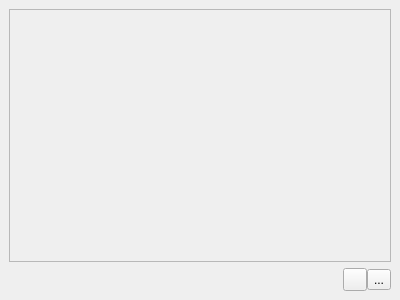
<?xml version="1.0" encoding="UTF-8"?>
<ui version="4.0">
 <class>TilesetDock</class>
 <widget class="QDockWidget" name="TilesetDock">
  <property name="geometry">
   <rect>
    <x>0</x>
    <y>0</y>
    <width>400</width>
    <height>300</height>
   </rect>
  </property>
  <property name="windowTitle">
   <string>DockWidget</string>
  </property>
  <widget class="QWidget" name="dockWidgetContents">
   <layout class="QVBoxLayout" name="verticalLayout">
    <item>
     <widget class="QScrollArea" name="scrollArea">
      <property name="widgetResizable">
       <bool>true</bool>
      </property>
      <widget class="QWidget" name="scrollAreaWidgetContents">
       <property name="geometry">
        <rect>
         <x>0</x>
         <y>0</y>
         <width>380</width>
         <height>225</height>
        </rect>
       </property>
      </widget>
     </widget>
    </item>
    <item>
     <widget class="QWidget" name="widget" native="true">
      <layout class="QHBoxLayout" name="horizontalLayout">
       <property name="spacing">
        <number>0</number>
       </property>
       <property name="leftMargin">
        <number>0</number>
       </property>
       <property name="topMargin">
        <number>0</number>
       </property>
       <property name="rightMargin">
        <number>0</number>
       </property>
       <property name="bottomMargin">
        <number>0</number>
       </property>
       <item>
        <spacer name="horizontalSpacer">
         <property name="orientation">
          <enum>Qt::Horizontal</enum>
         </property>
         <property name="sizeHint" stdset="0">
          <size>
           <width>40</width>
           <height>20</height>
          </size>
         </property>
        </spacer>
       </item>
       <item>
        <widget class="QToolButton" name="toolButton">
         <property name="text">
          <string/>
         </property>
         <property name="icon">
          <iconset resource="../resource/icons.qrc">
           <normaloff>:/icons/icon/add-icon-16.png</normaloff>:/icons/icon/add-icon-16.png</iconset>
         </property>
        </widget>
       </item>
       <item>
        <widget class="QToolButton" name="toolButton_2">
         <property name="text">
          <string>...</string>
         </property>
         <property name="icon">
          <iconset resource="../resource/icons.qrc">
           <normaloff>:/icons/icon/list-remove-4.png</normaloff>:/icons/icon/list-remove-4.png</iconset>
         </property>
        </widget>
       </item>
      </layout>
     </widget>
    </item>
   </layout>
  </widget>
 </widget>
 <resources>
  <include location="../resource/icons.qrc"/>
 </resources>
 <connections/>
</ui>
